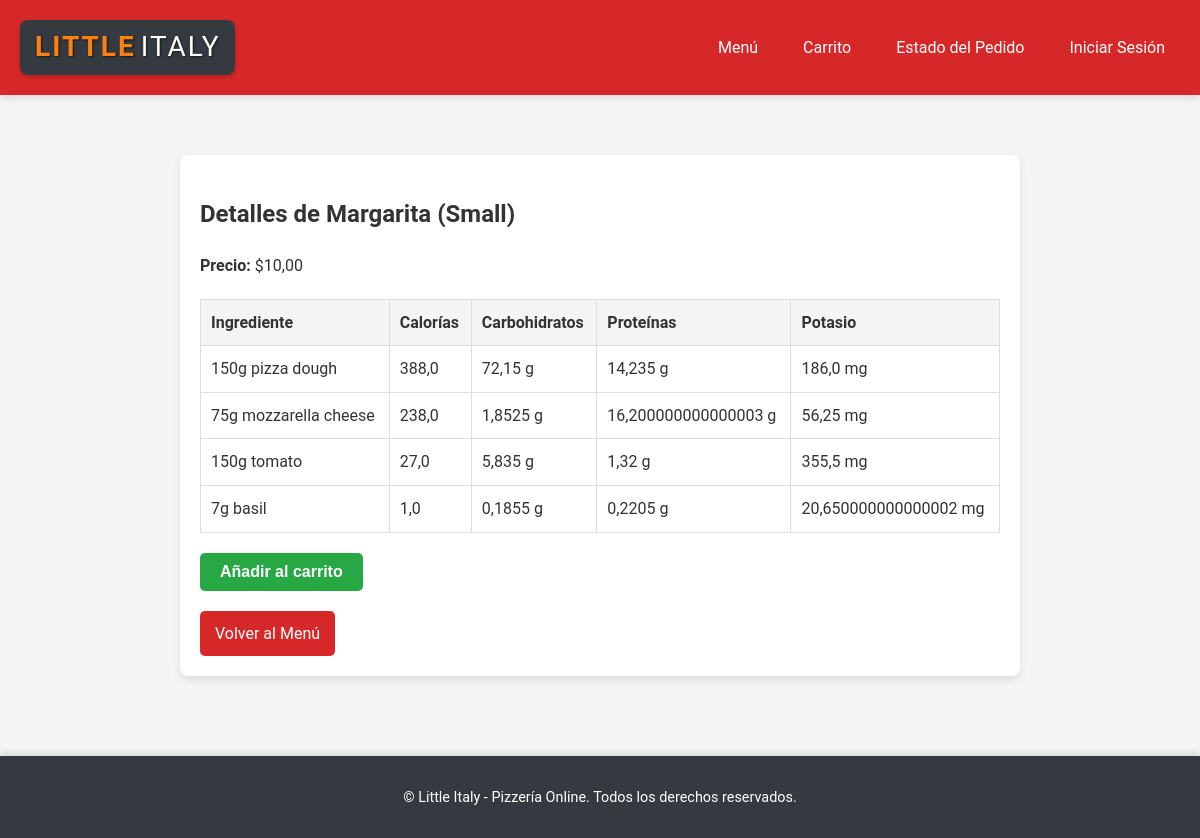
Page /pizza/1/small/ on the committed database.
### little_italy/models.py (models this page shows, shortened)
class Pizza(models.Model):
    name = models.CharField(max_length=100, unique=True)
    description = models.TextField()
    price_small = models.DecimalField(max_digits=6, decimal_places=2, null=True, blank=True)
    price_medium = models.DecimalField(max_digits=6, decimal_places=2, null=True, blank=True)
    price_large = models.DecimalField(max_digits=6, decimal_places=2, null=True, blank=True)
    ingredients_small = models.ManyToManyField('Ingredient', related_name='small_pizzas', blank=True)
    ingredients_medium = models.ManyToManyField('Ingredient', related_name='medium_pizzas', blank=True)
    ingredients_large = models.ManyToManyField('Ingredient', related_name='large_pizzas', blank=True)

class Ingredient(models.Model):
    name = models.CharField(max_length=100, unique=True)
    calories = models.FloatField(null=True, blank=True)
    carbs = models.FloatField(null=True, blank=True)
    protein = models.FloatField(null=True, blank=True)
    fat = models.FloatField(null=True, blank=True)
    potassium = models.FloatField(null=True, blank=True)

### little_italy/views.py (the view)
# urls.py: path('pizza/<int:pizza_id>/<str:size>/', pizza_details_view, name='pizza_details'),
def pizza_details_view(request, pizza_id, size):
    pizza = get_object_or_404(Pizza, id=pizza_id)
    if size == 'small':
        ingredients = pizza.ingredients_small.all()
        price = pizza.price_small
    elif size == 'medium':
        ingredients = pizza.ingredients_medium.all()
        price = pizza.price_medium
    elif size == 'large':
        ingredients = pizza.ingredients_large.all()
        price = pizza.price_large
    else:
        ingredients = []
        price = 0
    context = {
        'pizza': pizza,
        'size': size.capitalize(),
        'price': price,
        'ingredients': ingredients,
    }
    return render(request, 'little_italy/pizza_details.html', context)

### little_italy/templates/little_italy/pizza_details.html (shortened to what this page needs)
{% extends 'little_italy/base.html' %}
{% load static %}
{% block content %}
<div class="details-container">
    <h2>Detalles de {{ pizza.name }} ({{ size }})</h2>
    <p><strong>Precio:</strong> ${{ price }}</p>
    <table class="nutrition-table">
        <thead>
            <tr>
                <th>Ingrediente</th>
                <th>Calorías</th>
                <th>Carbohidratos</th>
                <th>Proteínas</th>
                <th>Potasio</th>
            </tr>
        </thead>
        <tbody>
            {% for ingredient in ingredients %}
            <tr>
                <td>{{ ingredient.name }}</td>
                <td>{{ ingredient.calories }}</td>
                <td>{{ ingredient.carbs|default:'N/A' }} g</td>
                <td>{{ ingredient.protein|default:'N/A' }} g</td>
                <td>{{ ingredient.potassium|default:'N/A' }} mg</td>
            </tr>
            {% endfor %}
        </tbody>
    </table>
    <form id="add-to-cart-form" method="POST" action="{% url 'add_to_cart' %}">
        <button type="submit" class="add-to-cart-button">Añadir al carrito</button>
    </form>
    <a href="{% url 'menu' %}" class="back-button">Volver al Menú</a>
</div>
{% endblock %}

### little_italy/templates/little_italy/base.html (shortened to what this page needs)
<!DOCTYPE html>
<html lang="es">
<head>
    {% load static %}
    <link rel="stylesheet" href="{% static 'css/styles.css' %}">
    <link rel="stylesheet" href="{% static 'css/checkout.css' %}">
    <link rel="stylesheet" type="text/css" href="{% static 'css/styles_tabla.css' %}">
    <link rel="stylesheet" href="https://cdnjs.cloudflare.com/ajax/libs/font-awesome/6.0.0/css/all.min.css">
</head>
<body>
    <header class="header">
        <div class="container">
            <h1 class="logo">
                <a href="{% url 'home' %}">
                    <span class="logo-primary">Little</span>
                    <span class="logo-secondary">Italy</span>
                </a>
            </h1>
            <nav class="nav">
                <ul>
                    <li><a href="{% url 'menu' %}">Menú</a></li>
                    <li><a href="{% url 'cart' %}">Carrito</a></li>
                    <li><a href="{% url 'order_status' %}">Estado del Pedido</a></li>
                    {% if user.is_authenticated %}
                        <li><a href="{% url 'logout' %}">Cerrar Sesión</a></li>
                    {% else %}
                        <li><a href="{% url 'login' %}">Iniciar Sesión</a></li>
                    {% endif %}
                </ul>
            </nav>
        </div>
    </header>
    <main class="main">
        <div class="container">
            {% block content %}{% endblock %}
        </div>
    </main>
    <footer class="footer">
        <div class="container">
            <p>&copy; {{ year }} Little Italy - Pizzería Online. Todos los derechos reservados.</p>
        </div>
    </footer>
</body>
</html>

### little_italy/static/css/styles.css (style rules this page uses)
body { margin: 0; font-family: 'Roboto', sans-serif; line-height: 1.6; background-color: #f5f5f5; color: #333; }
.container { max-width: 1200px; margin: 0 auto; padding: 0 20px; }
.header { background: #d62828; color: #fff; padding: 20px 0; box-shadow: 0 4px 6px rgba(0, 0, 0, 0.1); }
.header .container { display: flex; justify-content: space-between; align-items: center; }
.logo { font-size: 28px; font-weight: bold; text-transform: uppercase; letter-spacing: 2px; margin: 0; display: inline-block; padding: 5px 15px; background-color: #343a40; border-radius: 8px; box-shadow: 0 2px 5px rgba(0, 0, 0, 0.2); }
.logo a { text-decoration: none; display: flex; align-items: center; color: #fff; }
.logo-primary { color: #ff7f11; font-weight: 700; text-shadow: 1px 1px 2px rgba(0, 0, 0, 0.6); }
.logo-secondary { color: #ffffff; font-weight: 400; margin-left: 5px; text-shadow: 1px 1px 2px rgba(0, 0, 0, 0.6); }
.header .nav ul { list-style: none; padding: 0; margin: 0; display: flex; gap: 15px; }
.header .nav ul li { margin: 0; }
.header .nav ul li a { color: #fff; text-decoration: none; padding: 8px 15px; border-radius: 5px; transition: background 0.3s ease, transform 0.2s ease; }
.main { padding: 40px 0; }
.footer { background: #343a40; color: #fff; text-align: center; padding: 15px 0; margin-top: 20px; font-size: 0.9em; box-shadow: 0 -4px 6px rgba(0, 0, 0, 0.1); }

### little_italy/static/css/styles_tabla.css (style rules this page uses)
.details-container { padding: 20px; background: #fff; border-radius: 8px; box-shadow: 0 4px 8px rgba(0, 0, 0, 0.1); max-width: 800px; margin: 20px auto; }
.nutrition-table { width: 100%; border-collapse: collapse; margin-top: 20px; }
.nutrition-table th, .nutrition-table td { padding: 10px; text-align: left; border: 1px solid #ddd; }
.nutrition-table th { background-color: #f4f4f4; font-weight: bold; }
.back-button { display: inline-block; margin-top: 20px; padding: 10px 15px; background: #d62828; color: #fff; text-decoration: none; border-radius: 5px; }
.add-to-cart-button { background-color: #28a745; color: #fff; font-size: 1em; font-weight: bold; padding: 10px 20px; border: none; border-radius: 5px; cursor: pointer; transition: background-color 0.3s ease, transform 0.2s ease, box-shadow 0.2s ease; display: inline-block; margin-top: 20px; }

### rows in the picture
Pizza: name "Margarita", price_small "10,00"
Ingredient: name "150g pizza dough", calories "388,0", carbs "72,15", protein "14,235", potassium "186,0"
Ingredient: name "75g mozzarella cheese", calories "238,0", carbs "1,8525", protein "16,200000000000003", potassium "56,25"
Ingredient: name "150g tomato", calories "27,0", carbs "5,835", protein "1,32", potassium "355,5"
Ingredient: name "7g basil", calories "1,0", carbs "0,1855", protein "0,2205", potassium "20,650000000000002"

### other values in the picture
{{ size }} "Small"
